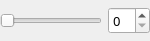
<?xml version="1.0" encoding="UTF-8"?>
<ui version="4.0">
 <class>MySlider</class>
 <widget class="QWidget" name="MySlider">
  <property name="geometry">
   <rect>
    <x>0</x>
    <y>0</y>
    <width>150</width>
    <height>41</height>
   </rect>
  </property>
  <property name="maximumSize">
   <size>
    <width>150</width>
    <height>16777215</height>
   </size>
  </property>
  <property name="font">
   <font>
    <family>Adobe Arabic</family>
    <pointsize>10</pointsize>
   </font>
  </property>
  <property name="windowTitle">
   <string>Form</string>
  </property>
  <property name="toolTip">
   <string>调节画笔和橡皮的粗细</string>
  </property>
  <property name="statusTip">
   <string>调节画笔和橡皮的粗细</string>
  </property>
  <property name="whatsThis">
   <string>调节画笔和橡皮的粗细</string>
  </property>
  <layout class="QHBoxLayout" name="horizontalLayout_2">
   <property name="spacing">
    <number>0</number>
   </property>
   <property name="leftMargin">
    <number>0</number>
   </property>
   <property name="topMargin">
    <number>0</number>
   </property>
   <property name="rightMargin">
    <number>0</number>
   </property>
   <property name="bottomMargin">
    <number>0</number>
   </property>
   <item>
    <layout class="QHBoxLayout" name="horizontalLayout">
     <property name="spacing">
      <number>6</number>
     </property>
     <item>
      <widget class="QSlider" name="Slider">
       <property name="orientation">
        <enum>Qt::Horizontal</enum>
       </property>
      </widget>
     </item>
     <item>
      <widget class="QSpinBox" name="spinBox">
       <property name="font">
        <font>
         <family>微软雅黑</family>
        </font>
       </property>
      </widget>
     </item>
    </layout>
   </item>
  </layout>
 </widget>
 <resources/>
 <connections/>
</ui>
